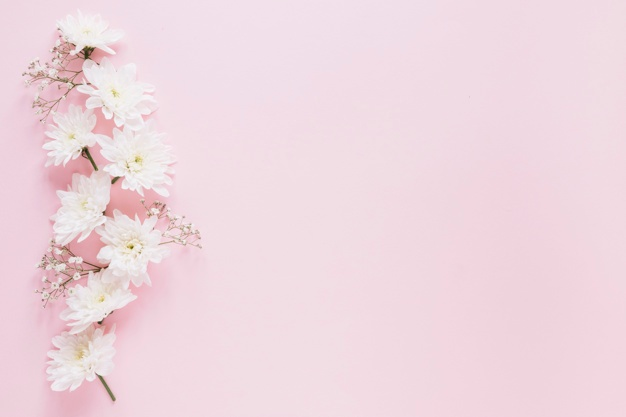
#> input picture 16. E-mail sending/customCard/flowers.jpg, 626 x 417 px, found by its file name
$ python customCard.py   (older library calls are emulated)
#> lines starting #> are read from the running program, lines starting #| are printed output that depends on the picture
#> (reads 16. E-mail sending/customCard/guests.txt from the repository)
# customCards.py

import os
from PIL import Image, ImageDraw, ImageFont


def sign_guest(person):
#> called with person = 'Prof. Plum'
    max_width = 360, 288
    fonts_folder = 'C:\\Windows\\Fonts'
    bradhitc_font = ImageFont.truetype(os.path.join(fonts_folder,
                                                    'BRADHITC.ttf'), 32)

    flower_img = Image.open('flowers.jpg')
#> flower_img is the input picture: PIL image 626x417 RGB; mean R, G, B 238.4, 215.7, 223.1
    flowers_resized = flower_img.copy()
    flowers_resized.thumbnail(max_width, Image.ANTIALIAS)

    card = ImageDraw.Draw(flowers_resized)
    card.rectangle((0, 0, 360, 240), outline='black', width=3)

    draw_name = ImageDraw.Draw(flowers_resized)
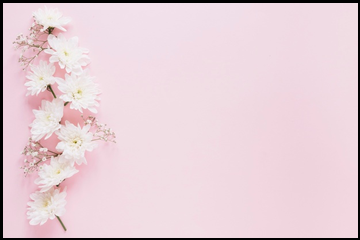
#> flowers_resized: PIL image 360x240 RGB; mean R, G, B 230.2, 208.2, 215.3
    draw_name.text((150, 100), person, fill='black', font=bradhitc_font)
    flowers_resized.save(os.path.join('guests', f'{person}.png'))
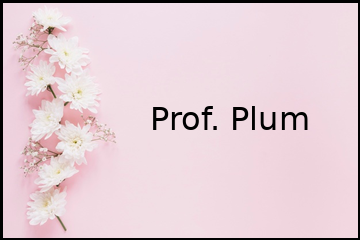
#> saved as Prof. Plum.png: PIL image 360x240 RGB; mean R, G, B 227.3, 205.6, 212.6


os.makedirs('guests', exist_ok=True)

with open('guests.txt') as file:
    guests = list(map(lambda x: x.strip(), file.readlines()))

for guest in guests:
    sign_guest(guest)
